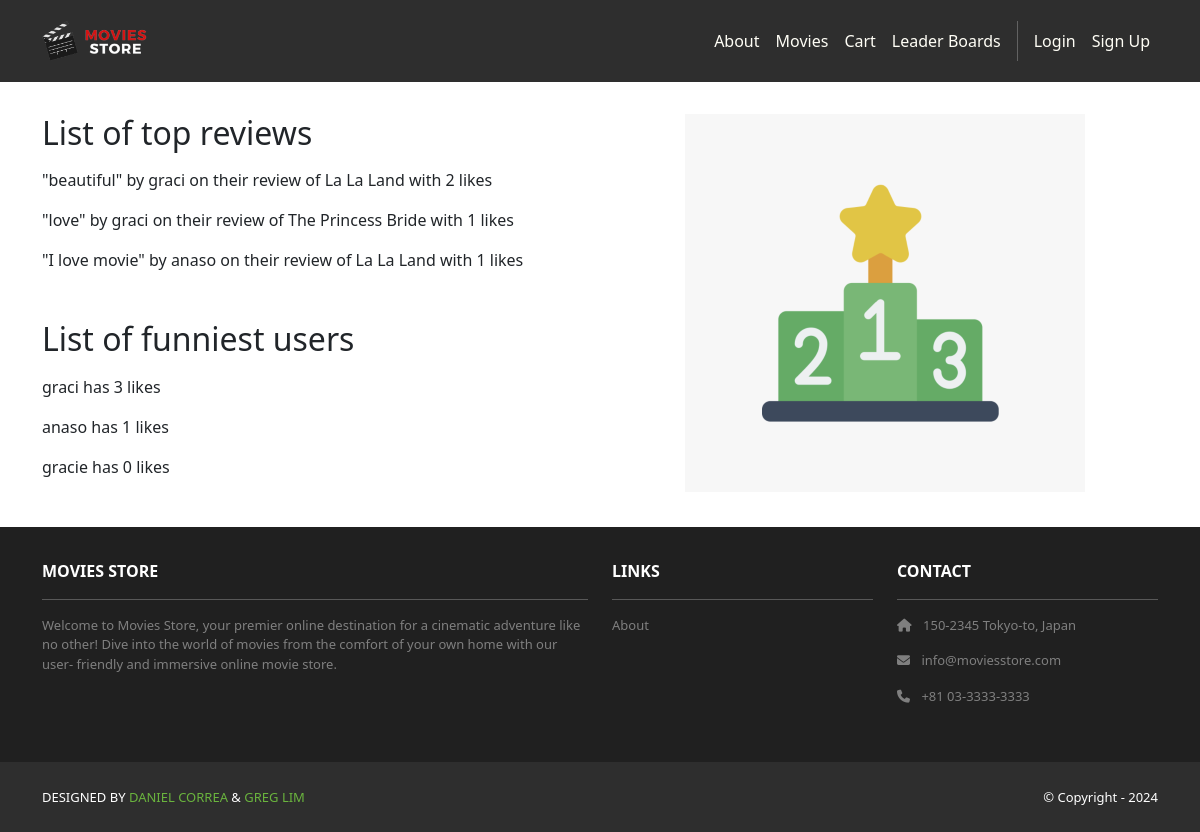
The page /topcomments/ on the database its author committed.
### movies/models.py (models this page shows, shortened)
class Review(models.Model):
    id = models.AutoField(primary_key=True)
    comment = models.CharField(max_length=255)
    date = models.DateTimeField(auto_now_add=True)
    movie = models.ForeignKey(Movie, on_delete=models.CASCADE)
    user = models.ForeignKey(User, on_delete=models.CASCADE)
    likes = models.ManyToManyField(User, related_name="liked_reviews", blank=True)
    stars = models.IntegerField(default = 0)

class Movie(models.Model):
    id = models.AutoField(primary_key=True)
    name = models.CharField(max_length=255)
    price = models.IntegerField()
    description = models.TextField()
    image = models.ImageField(upload_to='movie_images/')
    rating = models.IntegerField(default = 0)
    watch_list = models.ManyToManyField(User, related_name="watch_listed_movies", blank=True)
    amount_left = models.PositiveIntegerField(default=0, help_text="Number of copies available for purchase")

### topcomments/views.py (the view)
# urls.py: path('', views.index, name='cart.index'),
def index(request):
    top_reviews = (
        Review.objects
        .annotate(num_likes=Count('likes'))
        .order_by('-num_likes')[:10]
    )
    template_data = {"top_reviews": top_reviews}
    top_users = (
        User.objects
        .annotate(total_likes=Count('review__likes'))
        .order_by('-total_likes')[:10]
    )
    template_data = {
        "top_reviews": top_reviews,
        "top_users": top_users,
    }
    return render(request, 'topcomments/index.html', {'template_data': template_data})

### topcomments/templates/topcomments/index.html
{% extends 'base.html' %}
{% block content %}
{% load static %}
<div class="p-3">
    <div class="container">
        <div class="row mt-3">
            <div class="col-md-6 mx-auto mb-3">
                <h2 class="mb-3">List of top reviews</h2>
                {% for review in template_data.top_reviews %}
                    <p>"{{ review.comment }}" by {{ review.user }} on their review of {{ review.movie.name }} with {{ review.num_likes }} likes</p>
                {% endfor %}
                <h2 class="mb-3 mt-5">List of funniest users</h2>
                {% for user in template_data.top_users %}
                    <p>{{ user.username }} has {{ user.total_likes }} likes</p>
                {% endfor %}
            </div>
            <div class="col-md-6 mx-auto mb-3 text-center">
                <img src="{% static 'img/leader.png' %}" class="img-fluid" alt="leader" />
            </div>
        </div>
    </div>
</div>
{% endblock content %}

### rows shown on the page
Review: comment "beautiful", user "graci", movie.name "La La Land", num_likes "2"
Review: comment "love", user "graci", movie.name "The Princess Bride", num_likes "1"
Review: comment "I love movie", user "anaso", movie.name "La La Land", num_likes "1"

### other values the page prints
{{ user.username }} "graci"
{{ user.total_likes }} "3"
{{ user.username }} "anaso"
{{ user.total_likes }} "1"
{{ user.username }} "gracie"
{{ user.total_likes }} "0"
